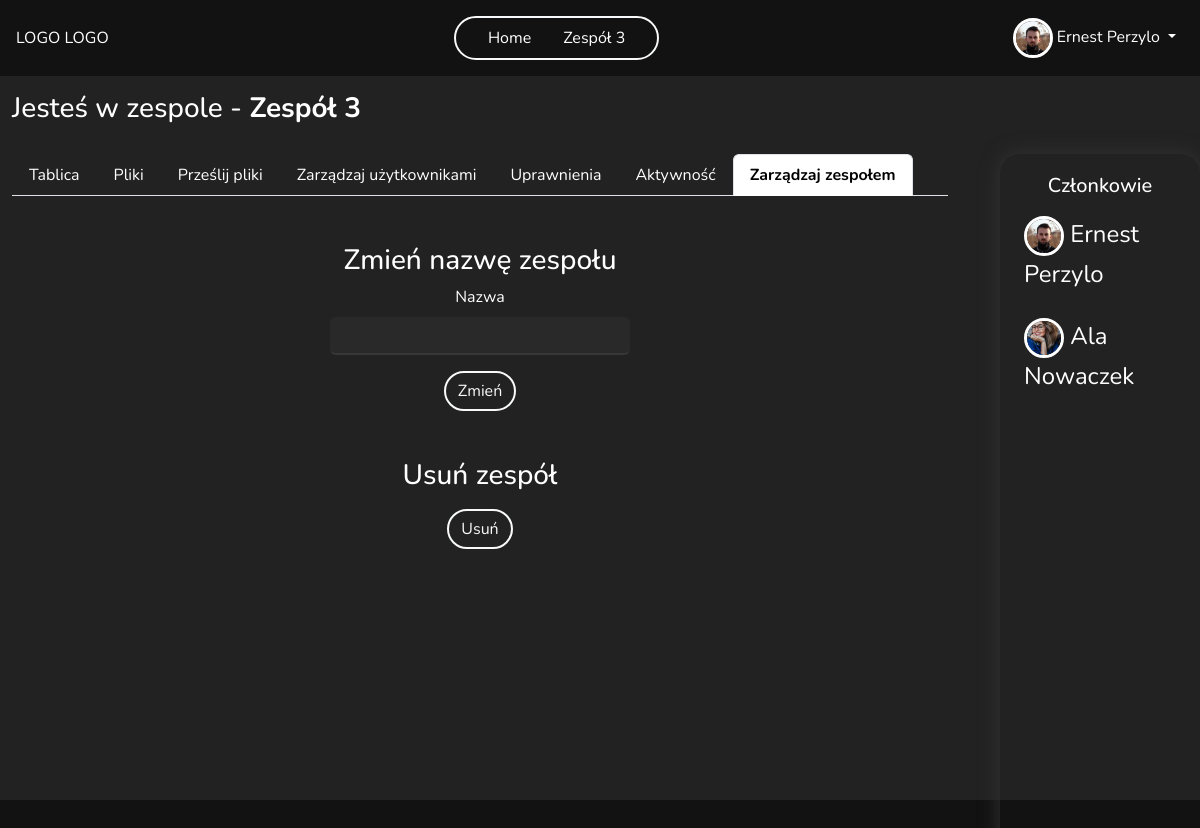
The app's page /team/5/manage (signed in), older data.
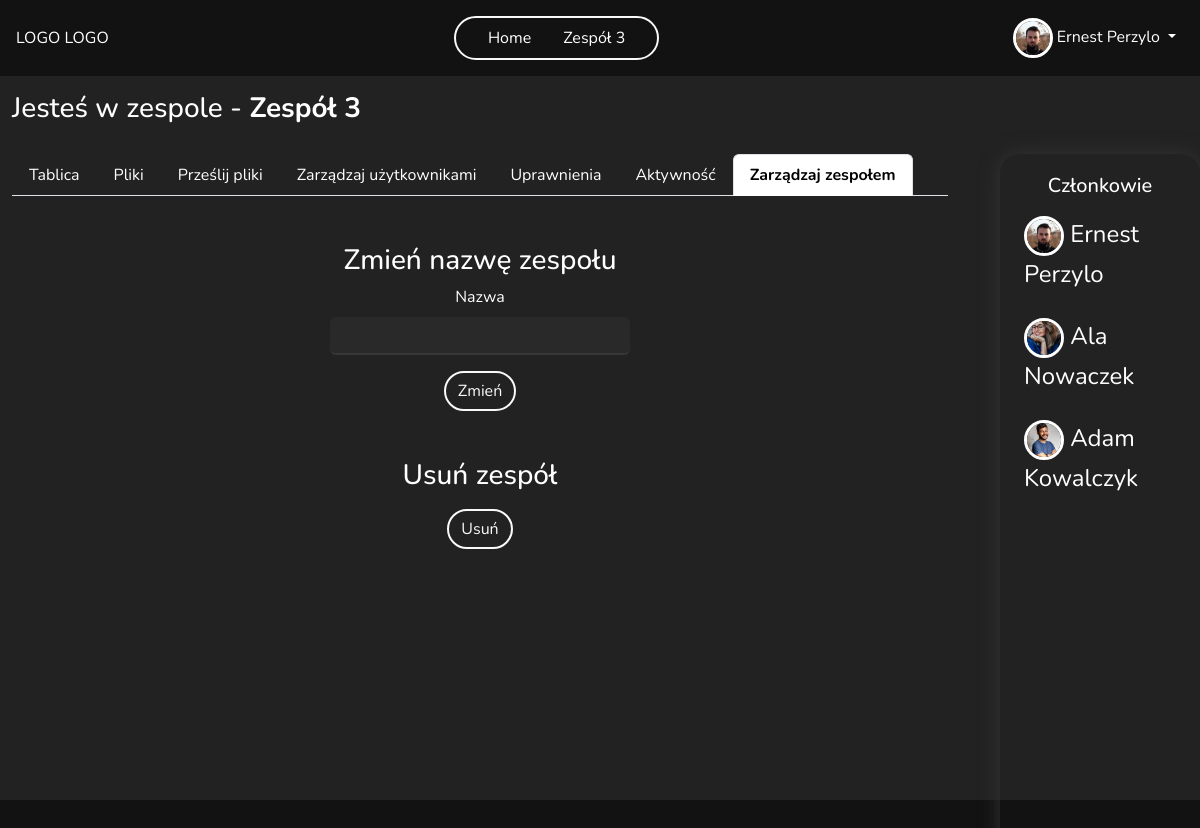
The same page, newer data.
### main/models.py (models this page shows, shortened)
class Team(models.Model):
    name = models.CharField(max_length=255)
    founder = models.ForeignKey(User, on_delete=models.CASCADE, related_name='team_founder')
    members = models.ManyToManyField(User, through='TeamMembership', related_name='team_member', blank=True)
    key = models.OneToOneField(Key, on_delete=models.SET_NULL, null=True, blank=True, related_name='team_key', unique=True)
    def get_members(self):
        return TeamMembership.objects.filter(team=self)
    class Meta:
        permissions = [
            ("add_new_member", "Can add new team memeber"),
            ("delete_member", "Can delete team memeber"),
            ("manage_perms", "Can manage all permission in team"),
            ("view_logs", "Can see team logs")
        ]

class TeamMembership(models.Model):
    user = models.ForeignKey(User, on_delete=models.CASCADE)
    team = models.ForeignKey(Team, on_delete=models.CASCADE)
    groups = models.ManyToManyField(Group)
    def get_fullname_member(self):
        return f'{self.user.get_full_name()}'

class Profile(models.Model):
    user = models.OneToOneField(User, on_delete=models.CASCADE)
    image = models.ImageField(default='default.jpg', upload_to=UniqueFileName('profile_pics'))
    bio = models.TextField(max_length=500, blank=True, null=True)
    country = CountryField(default = 'PL')
    age = models.PositiveSmallIntegerField(blank=True, null=True)
    phone_number = models.CharField(max_length=20, blank=True, null=True)
    website = models.CharField(max_length=255, blank=True, null=True)
    last_password_change = models.DateTimeField(null=True, blank=True, default=timezone.now)

### main/views.py (the view)
# urls.py: path('team/<int:id>/manage', views.team_manage, name='team_manage'),
def team_manage(request, id):
    team, members = get_team_and_members(id)
    if request.user.is_authenticated:
        user = request.user
        user_permissions = get_user_perms(user, team)
    if request.method == 'POST':
        form = ChangeTeamNameForm(request.POST)
        if form.is_valid():
            new_team_name = form.cleaned_data['name']
            team.name = new_team_name
            team.save()
            return redirect('team_manage', id=team.id)
    else:
        form = ChangeTeamNameForm()
    context = {'team':team, 'members':members, 'user_permissions':user_permissions, 'form':form}
    return render(request, 'teams/team_manage.html', context=context)

### main/forms.py
class ChangeTeamNameForm(ModelForm):
    class Meta:
        model = Team
        fields = ['name']
    def __init__(self, *args, **kwargs):
        super().__init__(*args, **kwargs)
        self.fields['name'].label = 'Nazwa'

### main/context_processors.py (called while the page is built)
def user_teams(request):
    if request.user.is_authenticated:
        user_teams = Team.objects.filter(members = request.user)
    else:
        user_teams = None
    return {'user_teams':user_teams}

### main/permission_tools.py (called while the page is built)
def get_user_perms(user, team):
    team_membership = TeamMembership.objects.filter(user=user, team=team).first()
    user_permissions = []
    if team_membership:
        group = team_membership.groups.first()
        if group:
            user_permissions += list(group.permissions.values_list('codename', flat=True))
    return user_permissions

### main/views.py (called while the page is built)
def get_team_and_members(id):
    team = get_object_or_404(Team, pk=id)
    members = team.get_members()
    return team, members

### main/templates/teams/team_manage.html (shortened to what this page needs)
{% extends "teams/team_board.html" %}
{% load crispy_forms_tags %}
{% block navbar %}
    {% include 'main/navbar.html' %}
{% endblock navbar %}
{% block team-content %}
<div class="container justify-content-center mt-5">
    <div class="row text-center">
        <h3>Zmień nazwę zespołu</h3>
        <form method="POST" class=" justify-content-center change-name-form">
            {{form|crispy}}
        <button type="submit" class="btn btn-outline-light border-2 rounded-pill">Zmień</button>
        </form>
    </div>
    <div class="row text-center mt-5">
        <h3>Usuń zespół</h3>
        <div class="mt-2">
            <button type="button" class="btn btn-outline-light border-2 rounded-pill" data-bs-toggle="modal" data-bs-target="#confirmDeleteModal">Usuń</button>
        </div>
    </div>
</div>
{% endblock %}

### main/templates/teams/team_board.html (shortened to what this page needs)
{% extends "main/base.html" %}
{% load crispy_forms_tags %}
{% block content %}
<div class="container-fluid team-container ">
  <h3 class="mt-3">Jesteś w zespole - <strong>{{team.name}}</strong> </h3>
    <div class="row ">
        <div class="col-10 team-col">
            <ul class="nav nav-tabs">
                <li class="nav-item">
                  <a class="nav-link" aria-current="page" href="{% url 'team_board' team.id %}">Tablica</a>
                </li>
                <li class="nav-item">
                  <a class="nav-link" href="{% url 'team_files' team.id %}">Pliki</a>
                </li>
                <li class="nav-item">
                  <a class="nav-link" href="{% url 'team_add_file' team.id %}">Prześlij pliki</a>
                </li>
                {% if 'delete_member' in user_permissions and 'add_new_member' in user_permissions %}
                  <li class="nav-item">
                    <a class="nav-link" href="{% url 'team_members' team.id %}">Zarządzaj użytkownikami</a>
                  </li>
                {% endif %}
                {% if 'manage_perms' in user_permissions %}
                  <li class="nav-item">
                    <a class="nav-link" href="{% url 'team_permission' team.id %}">Uprawnienia</a>
                  </li>
                {% endif %}
                {% if  'view_logs' in user_permissions %}
                <li class="nav-item">
                  <a class="nav-link" href="{% url 'team_logs' team.id %}">Aktywność</a>
                </li>
                {% endif %}
                {% if 'change_team' in user_permissions %}
                  <li class="nav-item">
                    <a class="nav-link" href="{% url 'team_manage' team.id %}">Zarządzaj zespołem</a>
                  </li>
                {% endif %}
              </ul>
            <div class="team-content">
              {% block team-content %}{% endblock team-content %}
            </div>
        </div>
        <div class="col-2 members-col" >
            <h5 class="text-center ">Członkowie</h5>
          {% for member in members %}
            <div class="row d-flex align-items-center ">
                <div class="member-name d-flex justify-content-between ">
                    <div>
                      <img src="{{ member.user.profile.image.url }}" class="rounded-circle img-profile">
                      {{member.get_fullname_member}}
                    </div>
                </div>
            </div>
          {% endfor %}
        </div>
    </div>
</div>
{% endblock content %}

### main/templates/main/navbar.html (shortened to what this page needs)
<nav class="navbar navbar-expand-lg my-nav text-light justify-content-center position-relative p-3 z-3">
  <div class="d-flex justify-content-between w-100 align-items-center">
    <a class=" nav-link" href="/">LOGO LOGO</a>
    <ul class="navbar-nav mb-2 mb-lg-0 justify-content-center border border-2 border-light rounded-pill px-4 gap-3 ">
      <li class="nav-item">
        <a class="nav-link active" aria-current="page" href="{% url 'home' %}">Home</a>
      </li>
      {% if user_teams %}
        {% for team in user_teams %}
          <li class="nav-item">
            <a class="nav-link" href="{% url 'team_board' team.id %}">{{ team.name }}</a>
          </li>
        {% endfor %}
      {% endif %}
    </ul>
    <div class="navbar-nav ">
      {% if user.is_authenticated %}
          <div class="nav-item dropdown ml-auto">
            <a class="nav-link dropdown-toggle" href="#" role="button" data-bs-toggle="dropdown" aria-expanded="true">
              <img src="{{ user.profile.image.url }}" class="rounded-circle img-profile">
              {{ user.get_full_name }}
            </a>
          </div>
      {% else %}
      <a
        class="nav-link border border-2 border-light rounded-pill d-flex justify-content-center align-items-center gap-3 position-relative login-icon"
        href="{% url 'my-login' %}">Login<i class="fa-solid fa-user border border-2 border-light rounded-circle position-absolute button-icon"></i></a>
      {% endif %}
    </div>
  </div>
</nav>

Row changes from the older to the newer data that the page shows:
added TeamMembership: user.profile.image (picture), get_fullname_member "Adam Kowalczyk"
